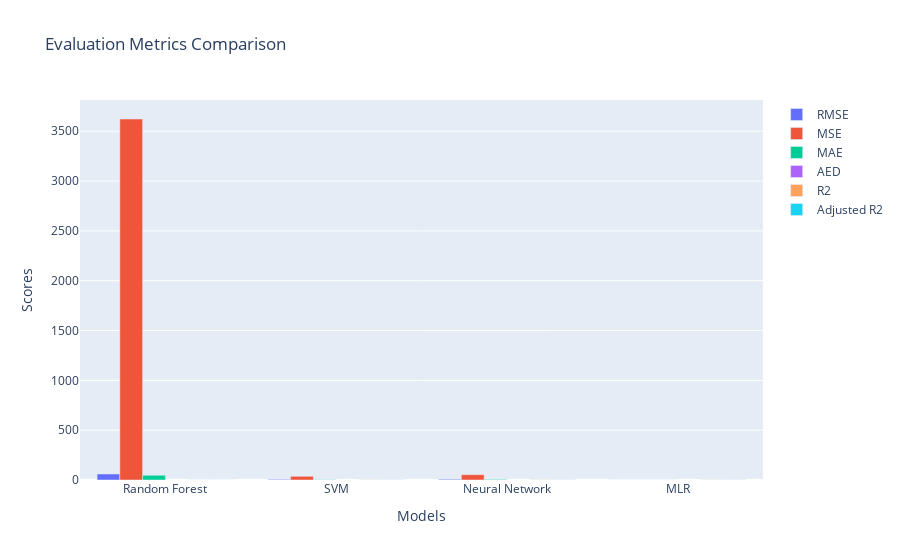

Notebook cell for this chart:
### Markdown cell above
**using train dataset**

### Code cell
# Evaluation metric labels
metric_labels = ['RMSE', 'MSE', 'MAE', 'AED', 'R2', 'Adjusted R2']

# Calculate evaluation metrics using cross-validation for each model
metrics = {
    'RMSE': lambda y_true, y_pred: np.sqrt(mean_squared_error(y_true, y_pred)),
    'MSE': mean_squared_error,
    'MAE': mean_absolute_error,
    'AED': lambda y_true, y_pred: np.abs(np.mean(y_true) - y_pred),
    'R2': r2_score,
    'Adjusted R2': lambda y_true, y_pred: 1 - ((1 - r2_score(y_true, y_pred)) * (len(y_true) - 1) / (len(y_true) - X_train.shape[1] - 1))
}

model_names = ['Random Forest', 'SVM', 'Neural Network', 'MLR']

models = {
    'Random Forest': best_model_random_forest,
    'SVM': best_model_svm,
    'Neural Network': best_model_neural_network,
    'MLR': best_model_mlr
}

metric_scores = {metric: [] for metric in metric_labels}

for model_name in model_names:
    model = models[model_name]
    y_pred = cross_val_predict(model, X_train, y_train, cv=5)
    for metric in metric_labels:
        metric_scores[metric].append(metrics[metric](y_train, y_pred))

# Plotting the bar chart
fig = go.Figure()

for metric in metric_labels:
    fig.add_trace(go.Bar(
        x=model_names,
        y=metric_scores[metric],
        name=metric
    ))

# Updating the layout
fig.update_layout(
    title='Evaluation Metrics Comparison',
    xaxis_title='Models',
    yaxis_title='Scores',
    barmode='group'
)

# Display the plot
fig.show()

### Figure 1 — Plotly figure (JSON) as saved in the notebook; plotly's stock layout.template omitted (floating-point values rounded to 4 significant figures; data arrays with more than 128 entries replaced by an {"elided": "..."} marker saying what was removed)
{"data": [{"name": "RMSE", "type": "bar", "x": ["Random Forest", "SVM", "Neural Network", "MLR"], "y": [60.19, 6.094, 7.299, 4.841e-14]}, {"name": "MSE", "type": "bar", "x": ["Random Forest", "SVM", "Neural Network", "MLR"], "y": [3623.0, 37.13, 53.28, 2.343e-27]}, {"name": "MAE", "type": "bar", "x": ["Random Forest", "SVM", "Neural Network", "MLR"], "y": [47.62, 3.004, 5.803, 3.468e-14]}, {"name": "AED", "type": "bar", "x": ["Random Forest", "SVM", "Neural Network", "MLR"], "y": {"elided": "4x800 float values"}}, {"name": "R2", "type": "bar", "x": ["Random Forest", "SVM", "Neural Network", "MLR"], "y": [0.1582, 0.9914, 0.9876, 1]}, {"name": "Adjusted R2", "type": "bar", "x": ["Random Forest", "SVM", "Neural Network", "MLR"], "y": [0.1529, 0.9913, 0.9875, 1]}], "layout": {"barmode": "group", "title": {"text": "Evaluation Metrics Comparison"}, "xaxis": {"title": {"text": "Models"}}, "yaxis": {"title": {"text": "Scores"}}}}
